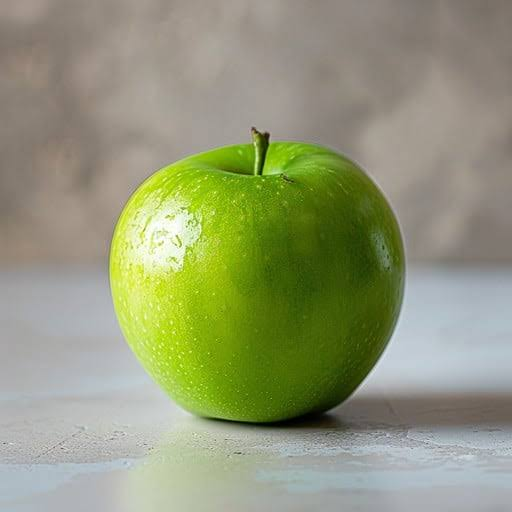
#> input picture ComputerVision/IntroOpenCV/images.jpg, 512 x 512 px, found by its file name
$ python example.py
#> lines starting #> are read from the running program, lines starting #| are printed output that depends on the picture
import cv2
import matplotlib.pyplot as plt
# 1. Load the image
image = cv2.imread('ComputerVision\\IntroOpenCV\images.jpg')
#> image is the input picture: shape (512, 512, 3); mean B, G, R 119.3, 152.4, 146.7
image_rgb = cv2.cvtColor(image, cv2.COLOR_BGR2RGB)

plt.imshow(image_rgb)
plt.title("RGB Image")
plt.show()


start_point = (100, 150)
end_point = (404, 421)


thickness = 4
image_annotated = cv2.rectangle(image_rgb, start_point, end_point,(0,255,0), thickness)
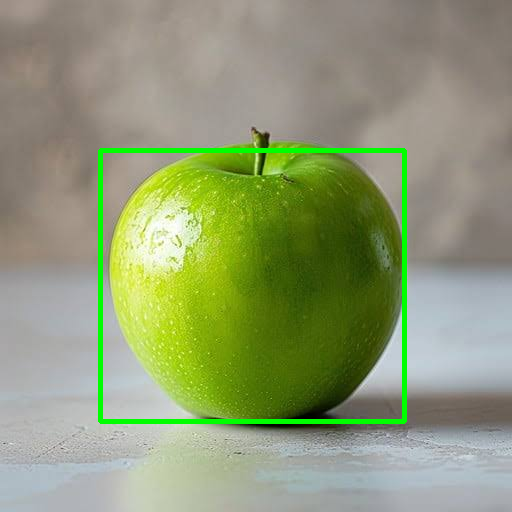
#> image_annotated: shape (512, 512, 3); mean R, G, B 143.6, 154.8, 116.6

cv2.arrowedLine(image_annotated,(0,0),(500,500),(0,0,255),thickness)

cv2.line(image_annotated,(500,500),(500,0),(0,0,255),thickness)


label = "Object"
text_org = (100, 140) # Bottom-left corner of the text
font = cv2.FONT_HERSHEY_SIMPLEX
font_scale = 1
color_white = (255, 255, 255)

cv2.putText(image_annotated, label, text_org, font, font_scale, color_white, 2, cv2.LINE_AA)
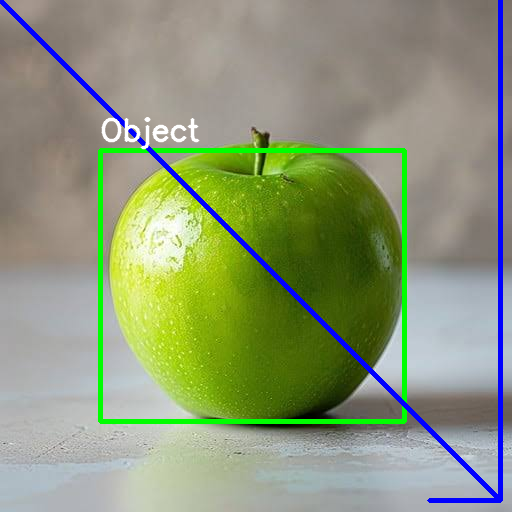
#> image_annotated: shape (512, 512, 3); mean R, G, B 140.6, 151.7, 120.4

plt.imshow(image_annotated)
plt.title("Image")
plt.show()
